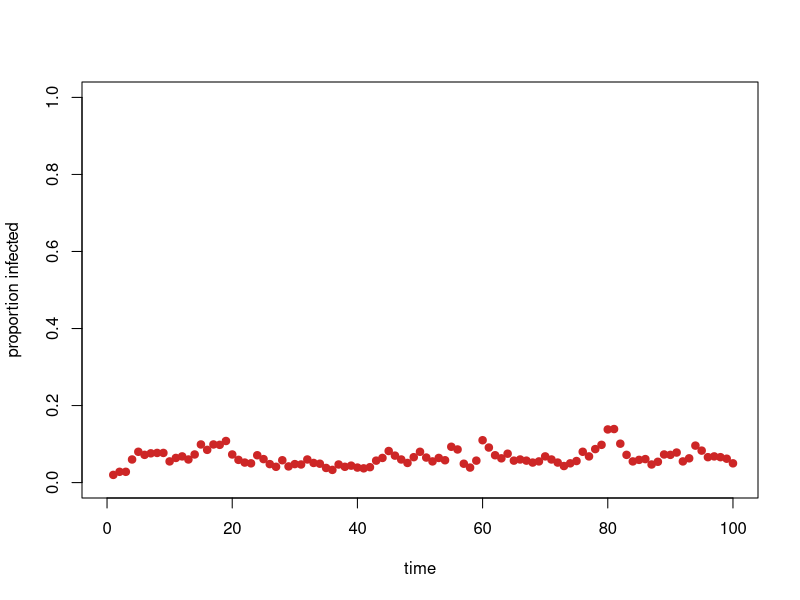

Here is the R script that generated this plot:
setwd("/Users/jrw0107/Desktop/") #Google Drive/My Drive/teaching/WILD 7400 ABMs/

#testing github

#Model question: How does transmission rate influence proportion of people infected?

#set up plot
plot(-100,-100,xlim=c(0,100), ylim=c(0,1), xlab="time", ylab="proportion infected")

#define variables
popsize = 1000
transmission = 0.02   #transmission rate
interact     = 50    #number of people each agent interacts with
colorsused   = "firebrick3" 

#initialize
people = data.frame(indv=seq(1,popsize,1), infected=rep(0,popsize))
people$infected[1:20] = 1
propinfected = NULL

#iterate model
for(r in 1:100){
  #record proportion of infected individuals and plot
  newcalc = nrow(people[people$infected==1,,drop=F])/nrow(people)
  points(x=r, y=newcalc, pch=19, col=colorsused)
  propinfected = c(propinfected, newcalc)
  
  #iterate over each person, randomly select people to interact with
  for(i in 1:popsize){
    #find a list of available people to associate with
    available = seq(1,nrow(people), 1)
    available = available[available!=i]
    
    #generate list of people to interact with from above
    targets = sample(available, interact)
    interacting = people[targets,]
    
    #isolate infected individuals
    interacting = interacting[interacting$infected==1,,drop=F]
    
    #determine if focal individual is infected
    if(nrow(interacting)>0){
      newlysick = sample(c(0,1), nrow(interacting), replace=T, prob=c((1-transmission), transmission))
      
      #set infection status
      people$infected[i] = max(newlysick)
    }
    
    }
  
}
